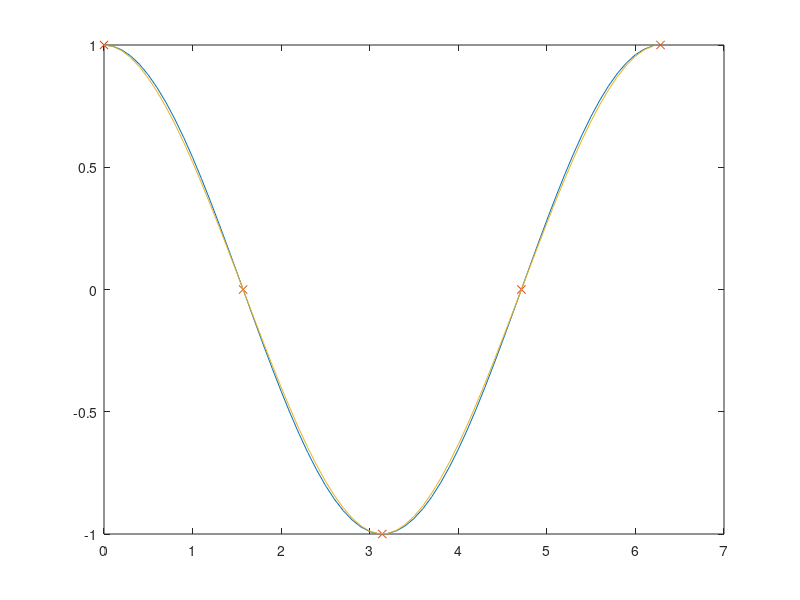

The MATLAB script that drew this image:
x=0:0.1:2*pi;
f=cos(x);
plot(x,f)
hold on
nodes=[0,pi/2,pi,3*pi/2,2*pi];
f_nodes=cos(nodes);
plot(nodes,f_nodes,'x')
s1=spline(nodes,f_nodes,pi/4)

plot(x,spline(nodes,f_nodes,x))

